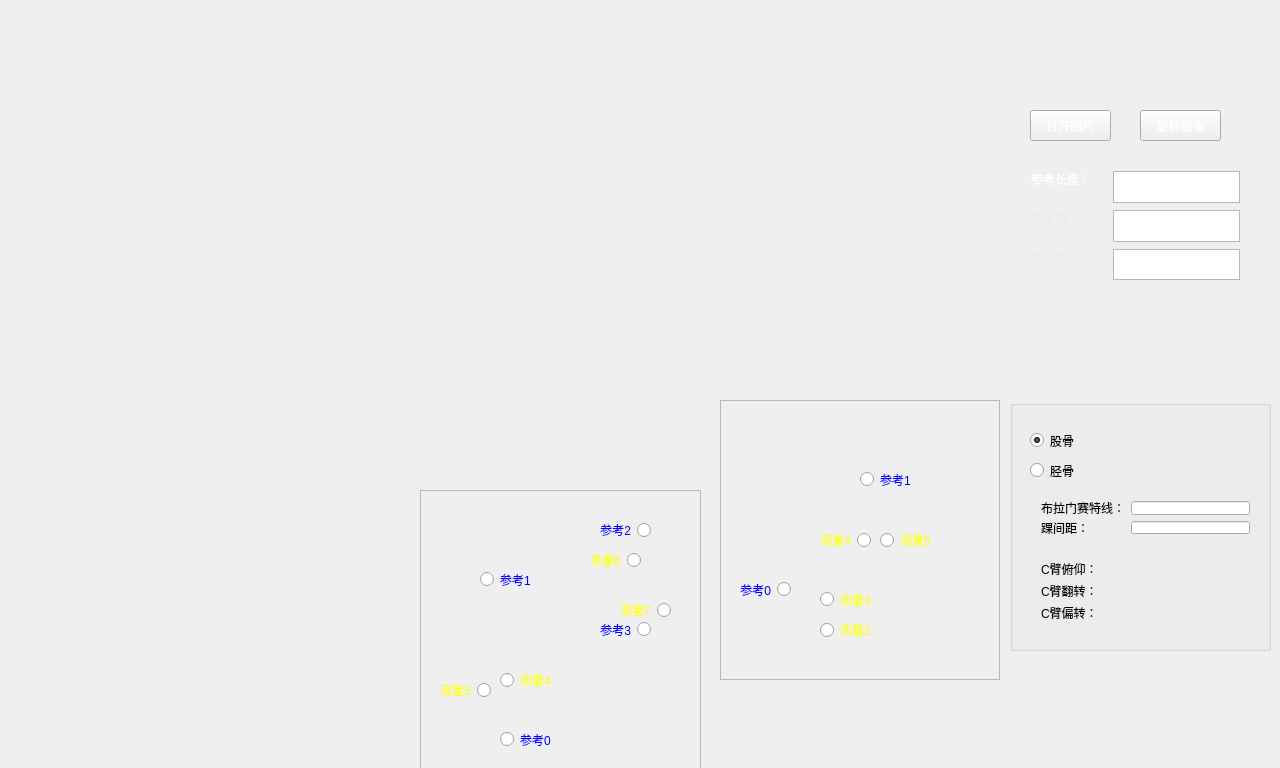
<?xml version="1.0" encoding="UTF-8"?>
<ui version="4.0">
 <class>CArmWidget</class>
 <widget class="QWidget" name="CArmWidget">
  <property name="geometry">
   <rect>
    <x>0</x>
    <y>0</y>
    <width>1280</width>
    <height>768</height>
   </rect>
  </property>
  <property name="maximumSize">
   <size>
    <width>1280</width>
    <height>768</height>
   </size>
  </property>
  <property name="windowTitle">
   <string>Widget</string>
  </property>
  <property name="styleSheet">
   <string notr="true"/>
  </property>
  <widget class="QPushButton" name="pushButtonOpenPicture">
   <property name="geometry">
    <rect>
     <x>1030</x>
     <y>110</y>
     <width>81</width>
     <height>31</height>
    </rect>
   </property>
   <property name="styleSheet">
    <string notr="true">border-image: url(:/images/btn.png);
color: rgb(255, 255, 255);</string>
   </property>
   <property name="text">
    <string>打开图片</string>
   </property>
  </widget>
  <widget class="QTextBrowser" name="textBrowserMeasureValue">
   <property name="geometry">
    <rect>
     <x>1113</x>
     <y>210</y>
     <width>127</width>
     <height>32</height>
    </rect>
   </property>
  </widget>
  <widget class="QLabel" name="label_2">
   <property name="geometry">
    <rect>
     <x>1031</x>
     <y>171</y>
     <width>75</width>
     <height>16</height>
    </rect>
   </property>
   <property name="styleSheet">
    <string notr="true">color: rgb(255, 255, 255);


</string>
   </property>
   <property name="text">
    <string>参考长度：</string>
   </property>
  </widget>
  <widget class="QTextEdit" name="textEditReferenceValue">
   <property name="geometry">
    <rect>
     <x>1113</x>
     <y>171</y>
     <width>127</width>
     <height>32</height>
    </rect>
   </property>
  </widget>
  <widget class="QLabel" name="label_4">
   <property name="geometry">
    <rect>
     <x>1031</x>
     <y>249</y>
     <width>75</width>
     <height>16</height>
    </rect>
   </property>
   <property name="styleSheet">
    <string notr="true">color: rgb(235, 235, 235);
</string>
   </property>
   <property name="text">
    <string>直线夹角：</string>
   </property>
  </widget>
  <widget class="QTextBrowser" name="textBrowserMeasureValue_Angle">
   <property name="geometry">
    <rect>
     <x>1113</x>
     <y>249</y>
     <width>127</width>
     <height>31</height>
    </rect>
   </property>
  </widget>
  <widget class="QLabel" name="label">
   <property name="geometry">
    <rect>
     <x>1031</x>
     <y>210</y>
     <width>60</width>
     <height>16</height>
    </rect>
   </property>
   <property name="styleSheet">
    <string notr="true">color: rgb(235, 235, 235);
</string>
   </property>
   <property name="text">
    <string>测量值：</string>
   </property>
  </widget>
  <widget class="QGroupBox" name="groupBox">
   <property name="geometry">
    <rect>
     <x>1010</x>
     <y>400</y>
     <width>261</width>
     <height>251</height>
    </rect>
   </property>
   <property name="title">
    <string/>
   </property>
   <widget class="QRadioButton" name="radioButton_femur">
    <property name="geometry">
     <rect>
      <x>20</x>
      <y>30</y>
      <width>117</width>
      <height>21</height>
     </rect>
    </property>
    <property name="focusPolicy">
     <enum>Qt::StrongFocus</enum>
    </property>
    <property name="text">
     <string>股骨</string>
    </property>
    <property name="checked">
     <bool>true</bool>
    </property>
   </widget>
   <widget class="QRadioButton" name="radioButton_tibia">
    <property name="geometry">
     <rect>
      <x>20</x>
      <y>60</y>
      <width>117</width>
      <height>21</height>
     </rect>
    </property>
    <property name="text">
     <string>胫骨</string>
    </property>
   </widget>
   <widget class="QWidget" name="layoutWidget_2">
    <property name="geometry">
     <rect>
      <x>20</x>
      <y>90</y>
      <width>231</width>
      <height>55</height>
     </rect>
    </property>
    <layout class="QGridLayout" name="gridLayout_3">
     <item row="0" column="0">
      <widget class="QLabel" name="label_8">
       <property name="text">
        <string>布拉门赛特线：</string>
       </property>
      </widget>
     </item>
     <item row="0" column="1">
      <widget class="QLineEdit" name="lineEdit_B"/>
     </item>
     <item row="1" column="0">
      <widget class="QLabel" name="label_7">
       <property name="text">
        <string>踝间距：</string>
       </property>
      </widget>
     </item>
     <item row="1" column="1">
      <widget class="QLineEdit" name="lineEdit_ankle"/>
     </item>
    </layout>
   </widget>
   <widget class="QWidget" name="layoutWidget">
    <property name="geometry">
     <rect>
      <x>20</x>
      <y>150</y>
      <width>231</width>
      <height>81</height>
     </rect>
    </property>
    <layout class="QGridLayout" name="gridLayout_2">
     <item row="0" column="0">
      <widget class="QLabel" name="label_3">
       <property name="text">
        <string>C臂俯仰：</string>
       </property>
      </widget>
     </item>
     <item row="0" column="1">
      <widget class="QLabel" name="label_Ry">
       <property name="text">
        <string/>
       </property>
      </widget>
     </item>
     <item row="1" column="0">
      <widget class="QLabel" name="label_5">
       <property name="text">
        <string>C臂翻转：</string>
       </property>
      </widget>
     </item>
     <item row="1" column="1">
      <widget class="QLabel" name="label_Rz">
       <property name="text">
        <string/>
       </property>
      </widget>
     </item>
     <item row="2" column="0">
      <widget class="QLabel" name="label_6">
       <property name="text">
        <string>C臂偏转：</string>
       </property>
      </widget>
     </item>
     <item row="2" column="1">
      <widget class="QLabel" name="label_Rx">
       <property name="text">
        <string/>
       </property>
      </widget>
     </item>
    </layout>
   </widget>
  </widget>
  <widget class="QFrame" name="frame_Femur">
   <property name="geometry">
    <rect>
     <x>720</x>
     <y>400</y>
     <width>280</width>
     <height>280</height>
    </rect>
   </property>
   <property name="frameShape">
    <enum>QFrame::StyledPanel</enum>
   </property>
   <property name="frameShadow">
    <enum>QFrame::Raised</enum>
   </property>
   <widget class="QRadioButton" name="radioButton_6">
    <property name="geometry">
     <rect>
      <x>160</x>
      <y>130</y>
      <width>71</width>
      <height>20</height>
     </rect>
    </property>
    <property name="layoutDirection">
     <enum>Qt::LeftToRight</enum>
    </property>
    <property name="styleSheet">
     <string notr="true">color: rgb(255, 255, 0);</string>
    </property>
    <property name="text">
     <string>测量5</string>
    </property>
   </widget>
   <widget class="QRadioButton" name="radioButton_1">
    <property name="geometry">
     <rect>
      <x>10</x>
      <y>180</y>
      <width>61</width>
      <height>19</height>
     </rect>
    </property>
    <property name="layoutDirection">
     <enum>Qt::RightToLeft</enum>
    </property>
    <property name="styleSheet">
     <string notr="true">color: rgb(0, 0, 255);</string>
    </property>
    <property name="text">
     <string>参考0</string>
    </property>
   </widget>
   <widget class="QRadioButton" name="radioButton_4">
    <property name="geometry">
     <rect>
      <x>100</x>
      <y>190</y>
      <width>71</width>
      <height>19</height>
     </rect>
    </property>
    <property name="layoutDirection">
     <enum>Qt::LeftToRight</enum>
    </property>
    <property name="styleSheet">
     <string notr="true">color: rgb(255, 255, 0);</string>
    </property>
    <property name="text">
     <string>测量3</string>
    </property>
   </widget>
   <widget class="QLabel" name="labelReferencePicture">
    <property name="geometry">
     <rect>
      <x>0</x>
      <y>0</y>
      <width>280</width>
      <height>280</height>
     </rect>
    </property>
    <property name="styleSheet">
     <string notr="true">border-image: url(:/images/sketch.png);</string>
    </property>
    <property name="text">
     <string/>
    </property>
   </widget>
   <widget class="QRadioButton" name="radioButton_2">
    <property name="geometry">
     <rect>
      <x>140</x>
      <y>70</y>
      <width>115</width>
      <height>19</height>
     </rect>
    </property>
    <property name="styleSheet">
     <string notr="true">color: rgb(0, 0, 255);</string>
    </property>
    <property name="text">
     <string>参考1</string>
    </property>
   </widget>
   <widget class="QRadioButton" name="radioButton_5">
    <property name="geometry">
     <rect>
      <x>80</x>
      <y>130</y>
      <width>71</width>
      <height>20</height>
     </rect>
    </property>
    <property name="layoutDirection">
     <enum>Qt::RightToLeft</enum>
    </property>
    <property name="styleSheet">
     <string notr="true">color: rgb(255, 255, 0);</string>
    </property>
    <property name="text">
     <string>测量4</string>
    </property>
   </widget>
   <widget class="QRadioButton" name="radioButton_3">
    <property name="geometry">
     <rect>
      <x>100</x>
      <y>220</y>
      <width>71</width>
      <height>20</height>
     </rect>
    </property>
    <property name="layoutDirection">
     <enum>Qt::LeftToRight</enum>
    </property>
    <property name="styleSheet">
     <string notr="true">color: rgb(255, 255, 0);</string>
    </property>
    <property name="text">
     <string>测量2</string>
    </property>
   </widget>
   <zorder>labelReferencePicture</zorder>
   <zorder>radioButton_6</zorder>
   <zorder>radioButton_1</zorder>
   <zorder>radioButton_4</zorder>
   <zorder>radioButton_2</zorder>
   <zorder>radioButton_5</zorder>
   <zorder>radioButton_3</zorder>
  </widget>
  <widget class="QFrame" name="frame_Tibia">
   <property name="geometry">
    <rect>
     <x>420</x>
     <y>490</y>
     <width>281</width>
     <height>281</height>
    </rect>
   </property>
   <property name="frameShape">
    <enum>QFrame::StyledPanel</enum>
   </property>
   <property name="frameShadow">
    <enum>QFrame::Raised</enum>
   </property>
   <widget class="QRadioButton" name="radioButton_13">
    <property name="geometry">
     <rect>
      <x>0</x>
      <y>190</y>
      <width>71</width>
      <height>20</height>
     </rect>
    </property>
    <property name="layoutDirection">
     <enum>Qt::RightToLeft</enum>
    </property>
    <property name="styleSheet">
     <string notr="true">color: rgb(255, 255, 0);</string>
    </property>
    <property name="text">
     <string>测量5</string>
    </property>
   </widget>
   <widget class="QRadioButton" name="radioButton_11">
    <property name="geometry">
     <rect>
      <x>160</x>
      <y>130</y>
      <width>71</width>
      <height>19</height>
     </rect>
    </property>
    <property name="layoutDirection">
     <enum>Qt::RightToLeft</enum>
    </property>
    <property name="styleSheet">
     <string notr="true">color: rgb(0, 0, 255);</string>
    </property>
    <property name="text">
     <string>参考3</string>
    </property>
   </widget>
   <widget class="QRadioButton" name="radioButton_10">
    <property name="geometry">
     <rect>
      <x>160</x>
      <y>30</y>
      <width>71</width>
      <height>20</height>
     </rect>
    </property>
    <property name="layoutDirection">
     <enum>Qt::RightToLeft</enum>
    </property>
    <property name="styleSheet">
     <string notr="true">color: rgb(0, 0, 255);</string>
    </property>
    <property name="text">
     <string>参考2</string>
    </property>
   </widget>
   <widget class="QRadioButton" name="radioButton_9">
    <property name="geometry">
     <rect>
      <x>60</x>
      <y>80</y>
      <width>115</width>
      <height>19</height>
     </rect>
    </property>
    <property name="styleSheet">
     <string notr="true">color: rgb(0, 0, 255);</string>
    </property>
    <property name="text">
     <string>参考1</string>
    </property>
   </widget>
   <widget class="QRadioButton" name="radioButton_12">
    <property name="geometry">
     <rect>
      <x>80</x>
      <y>180</y>
      <width>71</width>
      <height>20</height>
     </rect>
    </property>
    <property name="layoutDirection">
     <enum>Qt::LeftToRight</enum>
    </property>
    <property name="styleSheet">
     <string notr="true">color: rgb(255, 255, 0);</string>
    </property>
    <property name="text">
     <string>测量4</string>
    </property>
   </widget>
   <widget class="QLabel" name="labelReferencePicture_2">
    <property name="geometry">
     <rect>
      <x>0</x>
      <y>0</y>
      <width>280</width>
      <height>280</height>
     </rect>
    </property>
    <property name="styleSheet">
     <string notr="true">border-image: url(:/images/sketch_2.png);
</string>
    </property>
    <property name="text">
     <string/>
    </property>
   </widget>
   <widget class="QRadioButton" name="radioButton_8">
    <property name="geometry">
     <rect>
      <x>80</x>
      <y>240</y>
      <width>61</width>
      <height>19</height>
     </rect>
    </property>
    <property name="styleSheet">
     <string notr="true">color: rgb(0, 0, 255);</string>
    </property>
    <property name="text">
     <string>参考0</string>
    </property>
   </widget>
   <widget class="QRadioButton" name="radioButton_14">
    <property name="geometry">
     <rect>
      <x>150</x>
      <y>60</y>
      <width>71</width>
      <height>20</height>
     </rect>
    </property>
    <property name="layoutDirection">
     <enum>Qt::RightToLeft</enum>
    </property>
    <property name="styleSheet">
     <string notr="true">color: rgb(255, 255, 0);</string>
    </property>
    <property name="text">
     <string>测量6</string>
    </property>
   </widget>
   <widget class="QRadioButton" name="radioButton_15">
    <property name="geometry">
     <rect>
      <x>180</x>
      <y>110</y>
      <width>71</width>
      <height>20</height>
     </rect>
    </property>
    <property name="layoutDirection">
     <enum>Qt::RightToLeft</enum>
    </property>
    <property name="styleSheet">
     <string notr="true">color: rgb(255, 255, 0);</string>
    </property>
    <property name="text">
     <string>测量7</string>
    </property>
   </widget>
   <zorder>labelReferencePicture_2</zorder>
   <zorder>radioButton_13</zorder>
   <zorder>radioButton_11</zorder>
   <zorder>radioButton_10</zorder>
   <zorder>radioButton_9</zorder>
   <zorder>radioButton_12</zorder>
   <zorder>radioButton_8</zorder>
   <zorder>radioButton_14</zorder>
   <zorder>radioButton_15</zorder>
  </widget>
  <widget class="QPushButton" name="pushButtonRotatePic">
   <property name="geometry">
    <rect>
     <x>1140</x>
     <y>110</y>
     <width>81</width>
     <height>31</height>
    </rect>
   </property>
   <property name="styleSheet">
    <string notr="true">border-image: url(:/images/btn.png);
color: rgb(255, 255, 255);</string>
   </property>
   <property name="text">
    <string>旋转图像</string>
   </property>
  </widget>
  <zorder>textBrowserMeasureValue</zorder>
  <zorder>label_2</zorder>
  <zorder>textEditReferenceValue</zorder>
  <zorder>label_4</zorder>
  <zorder>textBrowserMeasureValue_Angle</zorder>
  <zorder>label</zorder>
  <zorder>pushButtonOpenPicture</zorder>
  <zorder>groupBox</zorder>
  <zorder>frame_Femur</zorder>
  <zorder>frame_Tibia</zorder>
  <zorder>pushButtonRotatePic</zorder>
 </widget>
 <layoutdefault spacing="6" margin="11"/>
 <resources/>
 <connections/>
</ui>
